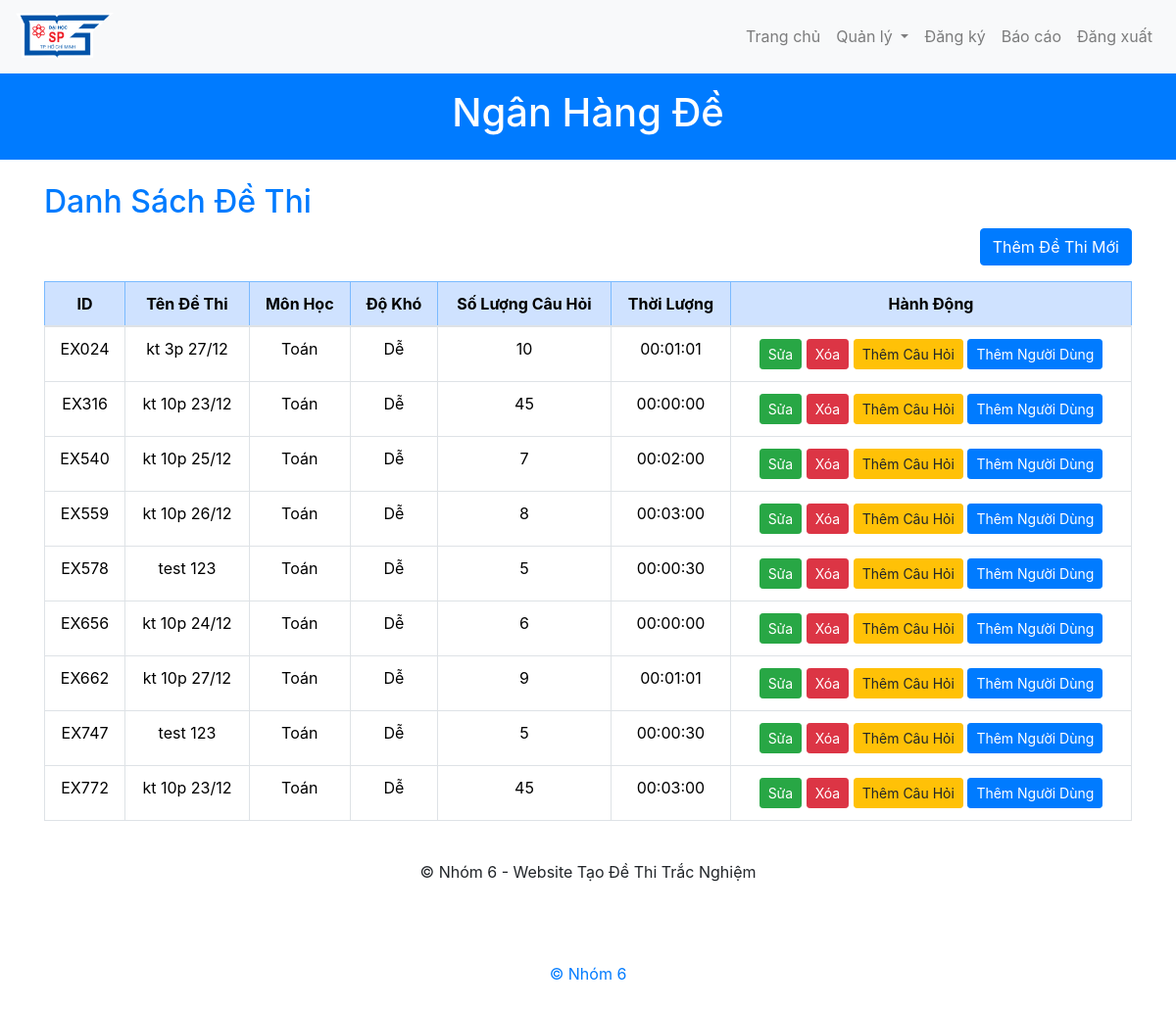
Screenshot of /PageAdmin/PExamManagement.php with the database file from the repository.
### tables this page shows
CREATE TABLE `exams` (
  `ExamId` varchar(10) NOT NULL,
  `ExamTitle` text NOT NULL,
  `Duration` time DEFAULT NULL,
  `NumOfQues` int(11) NOT NULL,
  `Subject` varchar(50) NOT NULL,
  `Difficult` varchar(50) NOT NULL
);

### PageAdmin/PExamManagement.php (the view, shortened to what this page needs)
<?php
    include('../template/Tmenubar.php');
    $query = "SELECT * FROM Exams";
    $result = $conn->query($query);
?>
<!DOCTYPE html>
<html lang="en">
<head>
    <link href="https://cdn.jsdelivr.net/npm/bootstrap@5.3.2/dist/css/bootstrap.min.css" rel="stylesheet">
</head>
<body>
    <header class="bg-primary text-white text-center py-3">
         <h1>Ngân Hàng Đề</h1>
    </header>
    <div class="container mt-4">
        <h2 class="text-primary">Danh Sách Đề Thi</h2>
        <div class="text-end mb-3">
            <button class="btn btn-primary" onclick="toggleForm()">Thêm Đề Thi Mới</button>
        </div>
        <table class="table table-bordered" id="test-table">
            <thead class="table-primary">
                <tr>
                    <th>ID</th>
                    <th>Tên Đề Thi</th>
                    <th>Môn Học</th>
                    <th>Độ Khó</th>
                    <th>Số Lượng Câu Hỏi</th>
                    <th>Thời Lượng</th>
                    <th>Hành Động</th>
                </tr>
            </thead>
            <tbody>
                <?php while ($row = $result->fetch_assoc()): ?>
                <tr>
                    <td><?= htmlspecialchars($row['ExamId']) ?></td>
                    <td><?= htmlspecialchars($row['ExamTitle']) ?></td>
                    <td><?= htmlspecialchars($row['Subject']) ?></td>
                    <td><?= htmlspecialchars($row['Difficult']) ?></td>
                    <td><?= htmlspecialchars($row['NumOfQues']) ?></td>
                    <td><?= htmlspecialchars($row['Duration']) ?></td>
                    <td>
                        <button class="btn btn-success btn-sm" onclick="editTest(this)">Sửa</button>
                        <button class="btn btn-danger btn-sm" onclick="deleteTest(this)">Xóa</button>
                        <button class="btn btn-warning btn-sm" onclick="addQuestion(this)">Thêm Câu Hỏi</button>
                        <button class='btn btn-sm btn-primary' onclick='addUser(this)'>Thêm Người Dùng</button>
                    </td>
                </tr>
                <?php endwhile; ?>
            </tbody>
        </table>
    </div>
    <footer class="text-center py-4">
        <p>© Nhóm 6 - Website Tạo Đề Thi Trắc Nghiệm</p>
    </footer>
</body>
</html>
<?php
include('../template/Tfooter.php');
?>

### PageAdmin/PExamManagement.php (style rules this page uses)
tr { text-align: center; }

### rows the page displays
exams: ExamId "EX024", ExamTitle "kt 3p 27/12", Subject "Toán", Difficult "Dễ", NumOfQues "10", Duration "00:01:01"
exams: ExamId "EX316", ExamTitle "kt 10p 23/12", Subject "Toán", Difficult "Dễ", NumOfQues "45", Duration "00:00:00"
exams: ExamId "EX540", ExamTitle "kt 10p 25/12", Subject "Toán", Difficult "Dễ", NumOfQues "7", Duration "00:02:00"
exams: ExamId "EX559", ExamTitle "kt 10p 26/12", Subject "Toán", Difficult "Dễ", NumOfQues "8", Duration "00:03:00"
exams: ExamId "EX578", ExamTitle "test 123", Subject "Toán", Difficult "Dễ", NumOfQues "5", Duration "00:00:30"
exams: ExamId "EX656", ExamTitle "kt 10p 24/12", Subject "Toán", Difficult "Dễ", NumOfQues "6", Duration "00:00:00"
exams: ExamId "EX662", ExamTitle "kt 10p 27/12", Subject "Toán", Difficult "Dễ", NumOfQues "9", Duration "00:01:01"
exams: ExamId "EX747", ExamTitle "test 123", Subject "Toán", Difficult "Dễ", NumOfQues "5", Duration "00:00:30"
exams: ExamId "EX772", ExamTitle "kt 10p 23/12", Subject "Toán", Difficult "Dễ", NumOfQues "45", Duration "00:03:00"
